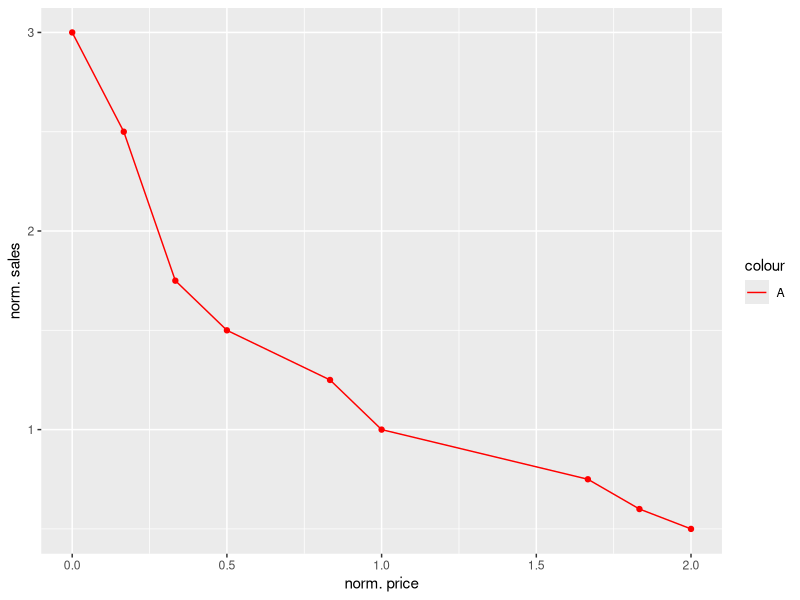
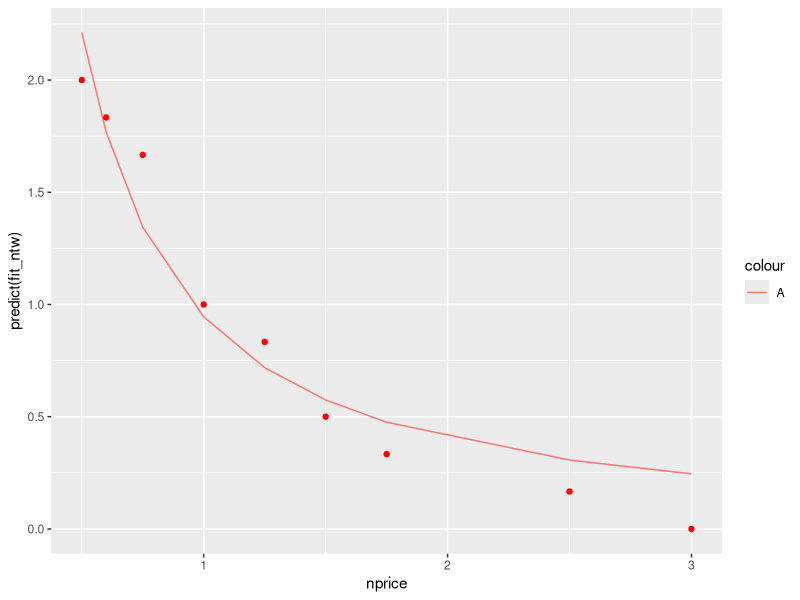
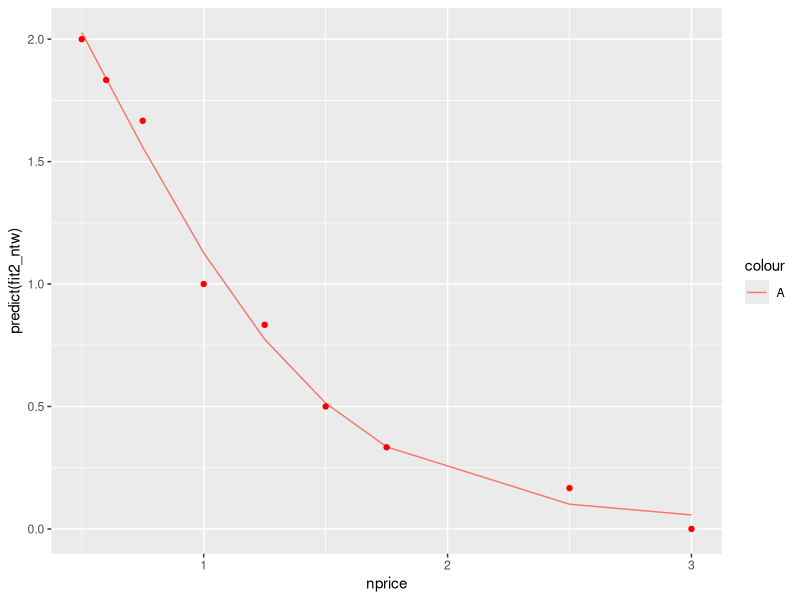

These charts were generated, in order, by the following R code:
library(ggplot2)

NTW <- read.csv(file = "NTW_sales.csv")

#sales <- c(NTE, NTW, KL, HKI)


NTW

norm_price = 20
norm_sales = 6


NTW$nprice<-NTW$price/norm_price
NTW$nsales<-NTW$sales/norm_sales

NTW


ggplot(data=NTW)+
  geom_line(mapping=aes(x=nsales,y=nprice,color="A"))+
  geom_point(mapping=aes(x=nsales,y=nprice),color="red")+
  labs(x="norm. price",y="norm. sales") +
  scale_color_manual(labels = c("A", "B"), values = c("red", "blue"))


#Constant elasticity price model
fit_ntw <- nls(f=nsales~a * nprice^b,data=NTW, start = list(a = 1, b = -1.66))
summary(fit_ntw)
r2<-1-sum(residuals(fit_ntw)^2)/sum((fit_ntw$m$lhs()-mean(fit_ntw$m$lhs()))^2)
r2
ggplot(data=NTW)+
  geom_line(mapping=aes(x=nprice,y=predict(fit_ntw),color="A"))+
  geom_point(mapping=aes(x=nprice,y=nsales),color="red")

#Logistic model
a<-NTW$nsales[1] - NTW$nsales[9]
d<-NTW$nsales[9]
slope<-(NTW$nsales[3] - NTW$nsales[5])/(NTW$nprice[3] - NTW$nprice[5])
c<-4*slope/a
b<--c
fit2_ntw <- nls(nsales~a/(1+exp(-b-c*nprice))+d,data=NTW,start=list(a=a,b=b,c=c,d=d))
summary(fit2_ntw)
fit2_r2<-1-sum(residuals(fit2_ntw)^2)/sum((fit2_ntw$m$lhs()-mean(fit2_ntw$m$lhs()))^2)
fit2_r2

ggplot(data=NTW)+
  geom_line(mapping=aes(x=nprice,y=predict(fit2_ntw),color="A"))+
  geom_point(mapping=aes(x=nprice,y=nsales),color="red")


net<-function(x) {
  nd<-data.frame(nprice=x)
  nsales<-predict(fit2_ntw,nd)
  # de-norm
  margin<- x * norm_price - 19
  # de-norm
  sales <-nsales* norm_sales
  # de-norm
  price <- x * norm_price
  cost <- 19 * sales
  net<-margin*sales
  print(cbind(x, nsales, margin, sales, price, cost, net))
  
  #print(cbind(nsalesa,salesa,nsalesb,salesb,sfa,sfb,grossa,grossb,neta,netb,net))
  return(net)
}

net2<-function(x) {
  nd<-data.frame(nprice=x)
  nsales<-predict(fit_ntw,nd)
  # de-norm
  # revenue<- x * norm_price
  # de-norm
  sales <-nsales* norm_sales * 1000
  # de-norm
  price <- x * norm_price
  number<-ceiling(sales/60)
  cost <- 1100*number
  revenue<-price*sales
  net<-revenue-cost
  print(cbind(x, nsales, sales, number, price, cost, revenue, net))
  
  #print(cbind(nsalesa,salesa,nsalesb,salesb,sfa,sfb,grossa,grossb,neta,netb,net))
  return(net)
}

net2(2.5)
op<-optimize(f=net2,interval=c(0,20), maximum= TRUE)

op

